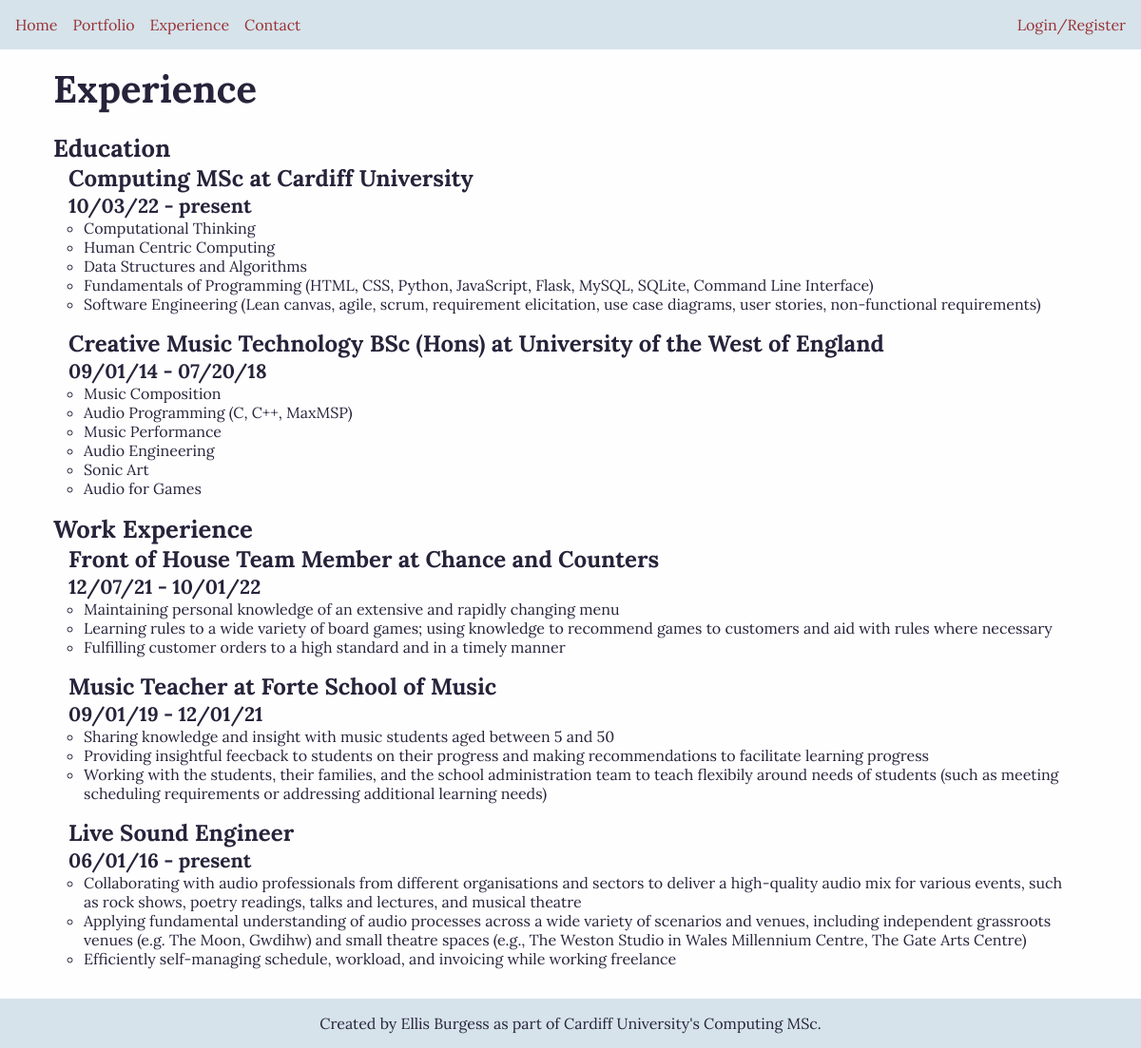
Screenshot of /experience with the database file from the repository.
### blog/models.py (models this page shows)
class Experience(db.Model):
    id = db.Column(db.Integer, primary_key=True)
    start_date = db.Column(db.DateTime, nullable=False, default=datetime.utcnow)
    end_date = db.Column(db.DateTime)
    is_professional = db.Column(db.Boolean, nullable=False, default=True)
    title = db.Column(db.String(128), nullable=False)
    company = db.Column(db.String(128))
    skills = db.Column(db.Text, nullable=False)

### blog/routes/routes.py (the view)
@app.route('/experience')
def experience():
    session['url'] = url_for('experience')
    entries = Experience.query.all()
    return render_template('experience.html', title='Experience', entries=entries)

### blog/templates/experience.html
{% extends "layout.html" %}
{% from "macros.html" import display_experience %}
{% block content %}
    <h1>Experience</h1>
    <h2 class="exp-header">Education</h2>
    {% for entry in entries|sort(attribute='start_date', reverse=True) %}
        {% if entry.is_professional == 0 %}
            {{ display_experience(entry) }}
        {% endif %}
    {% endfor %}
    <h2 class="exp-header">Work Experience</h2>
    {% for entry in entries|sort(attribute='start_date', reverse=True) %}
        {% if entry.is_professional == 1 %}
            {{ display_experience(entry) }}
        {% endif %}
    {% endfor %}
{% endblock content %}

### blog/templates/macros.html (shortened to what this page needs)
{% macro display_experience(entry) %}
    <section class="experience">
        <h3>{{ entry.title }}
            {% if entry.company %}
            at {{ entry.company }}
            {% endif %}
        </h3>
        <h4>{{ display_date(entry.start_date) }} -
            {% if entry.end_date %}
                {{ display_date(entry.end_date) }}
            {% else %}
                present
            {% endif %}
        </h4>
        <ul>
            {% set skills = entry.skills.split('\n') %}
            {% for skill in skills %}
            <li>{{ skill }}</li>
            {% endfor %}
        </ul>
    </section>
{% endmacro %}
{% macro display_date(date) %}
    {% set date_display = date.strftime("%x") %}
    {{ date_display }}
{% endmacro %}

### blog/static/style.css (style rules this page uses)
:root { --background-color: #fffeff; --text-color: #27233a; --alt-background-color: #d6e3eb; --alt-text: #993336; --focus-color: #90a959; }
* { margin: 0; padding: 0; box-sizing: border-box; color: var(--text-color); font-family: 'Lora', serif; }
body { min-height: 100vh; background-color: var(--background-color); display: grid; grid-template-rows: min-content auto min-content; }
h1 { font-size: 2.5em; margin-bottom: 0.5em; }
li { list-style: circle; margin-left: 1em; }
.exp-header { font-size: 1.6em; }
.experience { padding: 0 1em 1em 1em; }
.experience > h3 { font-size: 1.5em; }
.experience > h4 { font-size: 1.3em; }

### rows the page displays
Experience: title "Computing MSc", company "Cardiff University", date_display "10/03/22", shows "present", skills "Computational Thinking" "Human Centric Computing" "Data Structures and Algorithms" "Fundamentals of Programming (HTML, CSS, Python, JavaScript, Flask, MySQL, SQLite, Command Line Interface)" "Software Engineering (Lean canvas, agile, scrum, requirement elicitation, use case diagrams, user stories, non-functional requirements)"
Experience: title "Creative Music Technology BSc (Hons)", company "University of the West of England", date_display "09/01/14 07/20/18", skills "Music Composition" "Audio Programming (C, C++, MaxMSP)" "Music Performance" "Audio Engineering" "Sonic Art" "Audio for Games"
Experience: title "Front of House Team Member", company "Chance and Counters", date_display "12/07/21 10/01/22", skills "Maintaining personal knowledge of an extensive and rapidly changing menu" "Learning rules to a wide variety of board games; using knowledge to recommend games to customers and aid with rules where necessary" "Fulfilling customer orders to a high standard and in a timely manner"
Experience: title "Music Teacher", company "Forte School of Music", date_display "09/01/19 12/01/21", skills "Sharing knowledge and insight with music students aged between 5 and 50" "Providing insightful feecback to students on their progress and making recommendations to facilitate learning progress" "Working with the students, their families, and the school administration team to teach flexibily around needs of students (such as meeting scheduling requirements or addressing additional learning needs)"
Experience: title "Live Sound Engineer", date_display "06/01/16", shows "present", skills "Collaborating with audio professionals from different organisations and sectors to deliver a high-quality audio mix for various events, such as rock shows, poetry readings, talks and lectures, and musical theatre" "Applying fundamental understanding of audio processes across a wide variety of scenarios and venues, including independent grassroots venues (e.g. The Moon, Gwdihw) and small theatre spaces (e.g., The Weston Studio in Wales Millennium Centre, The Gate Arts Centre)" "Efficiently self-managing schedule, workload, and invoicing while working freelance"
